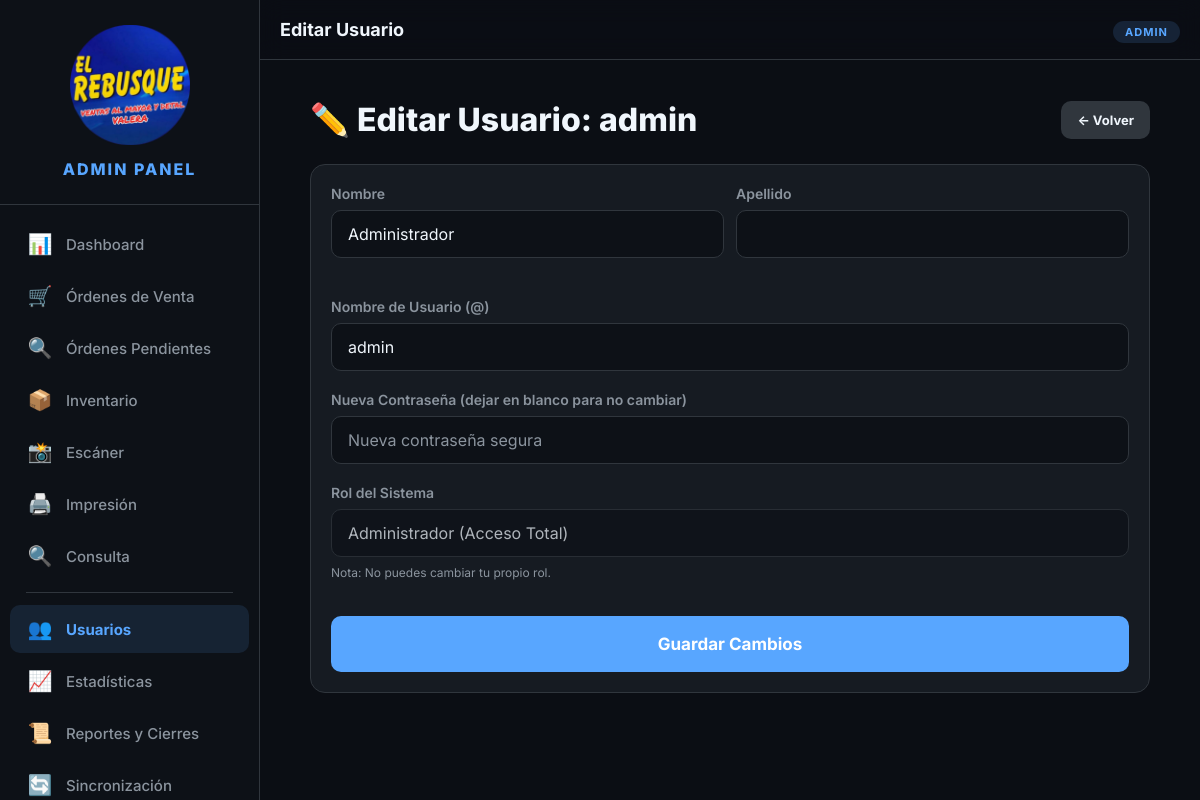
/modules/usuarios/editar.php?id=1 (signed in), run on the app's committed database.
### tables this page shows
CREATE TABLE IF NOT EXISTS usuarios (
    id INT AUTO_INCREMENT PRIMARY KEY,
    username VARCHAR(50) UNIQUE NOT NULL,
    password VARCHAR(255) NOT NULL,
    nombre_completo VARCHAR(100) NOT NULL,
    rol ENUM('admin', 'empleado') NOT NULL DEFAULT 'empleado',
    activo TINYINT(1) DEFAULT 1,
    consultas_realizadas INT DEFAULT 0,
    created_at TIMESTAMP DEFAULT CURRENT_TIMESTAMP
);

### modules/usuarios/editar.php (the view, shortened to what this page needs)
<?php
$id = $_GET['id'] ?? null;
$db = getDB();
$stmt = $db->prepare("SELECT * FROM usuarios WHERE id = ?");
$stmt->execute([$id]);
$u = $stmt->fetch();
require_once __DIR__ . '/../../includes/header.php';
require_once __DIR__ . '/../../includes/navbar.php';
?>
<div class="page-header">
    <h2 class="page-title">✏️ Editar Usuario: <?= htmlspecialchars($u['username']) ?></h2>
    <a href="index.php" class="btn btn-secondary btn-sm">← Volver</a>
</div>
<div class="card">
    <form method="POST" action="">
        <?php
            $partes_nombre = explode(' ', $u['nombre_completo'], 2);
            $n_nombre = $partes_nombre[0] ?? '';
            $n_apellido = $partes_nombre[1] ?? '';
        ?>
        <div class="stats-grid" style="grid-template-columns: 1fr 1fr;">
            <div class="form-group">
                <label class="form-label">Nombre</label>
                <input type="text" name="nombre" class="form-input" required value="<?= htmlspecialchars($n_nombre) ?>">
            </div>
            <div class="form-group">
                <label class="form-label">Apellido</label>
                <input type="text" name="apellido" class="form-input" required value="<?= htmlspecialchars($n_apellido) ?>">
            </div>
        </div>
        <div class="form-group">
            <label class="form-label">Nombre de Usuario (@)</label>
            <input type="text" name="username" class="form-input" required value="<?= htmlspecialchars($u['username']) ?>">
        </div>
        <div class="form-group">
            <label class="form-label">Nueva Contraseña (dejar en blanco para no cambiar)</label>
            <input type="password" name="password" class="form-input" placeholder="Nueva contraseña segura">
        </div>
        <div class="form-group">
            <label class="form-label">Rol del Sistema</label>
            <select name="rol" class="form-input" style="appearance: none; -webkit-appearance: none; cursor:pointer;" <?= ($_SESSION['user_id'] == $id) ? 'disabled' : '' ?>>
                <option value="admin" <?= $u['rol'] === 'admin' ? 'selected' : '' ?>>Administrador (Acceso Total)</option>
            </select>
            <?php if ($_SESSION['user_id'] == $id): ?>
                <p class="text-dim mt-1" style="font-size:0.75rem;">Nota: No puedes cambiar tu propio rol.</p>
            <?php endif; ?>
        </div>
        <button type="submit" class="btn btn-primary btn-lg mt-2">
            Guardar Cambios
        </button>
    </form>
</div>
<?php require_once __DIR__ . '/../../includes/footer.php'; ?>

### assets/css/styles.css (style rules this page uses)
:root { --color-bg: #0B0E14; --color-card: #161B22; --color-surface: #0D1117; --color-accent: #58A6FF; --color-accent-hover: #1F6FEB; --color-text-main: #F0F6FC; --color-text-dim: #8B949E; --color-success: #238636; --color-gold: #D1A054; --color-danger: #F85149; --color-border: #30363D; --color-input-bg: #0D1117; --font-family: 'Inter', -apple-system, BlinkMacSystemFont, sans-serif; --radius-card: 15px; --radius-btn: 10px; --radius-input: 10px; --sidebar-width: 260px; --topbar-height: 60px; --bottom-nav-height: 65px; --transition: all 0.3s cubic-bezier(0.4, 0, 0.2, 1); }
*, *::before, *::after { box-sizing: border-box; margin: 0; padding: 0; }
html { font-size: 16px; -webkit-text-size-adjust: 100%; -webkit-tap-highlight-color: transparent; }
body { font-family: var(--font-family); background: var(--color-bg); color: var(--color-text-main); min-height: 100vh; overflow-x: hidden; -webkit-font-smoothing: antialiased; }
a { color: var(--color-accent); text-decoration: none; }
.form-group { margin-bottom: 20px; }
.form-label { display: block; font-size: 0.875rem; font-weight: 600; color: var(--color-text-dim); margin-bottom: 8px; }
.form-input { width: 100%; height: 48px; padding: 0 16px; background: var(--color-input-bg); border: 1px solid var(--color-border); border-radius: var(--radius-input); color: var(--color-text-main); font-family: var(--font-family); font-size: 1rem; transition: var(--transition); outline: none; }
.form-input::placeholder { color: var(--color-text-dim); }
.btn { display: inline-flex; align-items: center; justify-content: center; gap: 8px; height: 48px; padding: 0 24px; border: none; border-radius: var(--radius-btn); font-family: var(--font-family); font-size: 0.9375rem; font-weight: 700; cursor: pointer; transition: var(--transition); text-decoration: none; white-space: nowrap; }
.btn-primary { background: var(--color-accent); color: #fff; width: 100%; }
.btn-secondary { background: var(--color-border); color: var(--color-text-main); }
.btn-sm { height: 38px; padding: 0 16px; font-size: 0.8125rem; width: auto !important; }
.btn-lg { height: 56px; font-size: 1.0625rem; }
.card { background: var(--color-card); border: 1px solid var(--color-border); border-radius: var(--radius-card); padding: 20px; margin-bottom: 15px; transition: var(--transition); min-width: 0; max-width: 100%; }
.stats-grid { display: grid; grid-template-columns: 1fr 1fr; gap: 12px; margin-bottom: 20px; }
.page-header { display: flex; align-items: center; justify-content: space-between; flex-wrap: wrap; gap: 15px; margin-bottom: 25px; min-width: 0; }
.page-title { font-size: 1.5rem; font-weight: 800; }
.text-dim { color: var(--color-text-dim); }
.mt-1 { margin-top: 8px; }
.mt-2 { margin-top: 16px; }
@media (min-width: 768px) { .stats-grid { grid-template-columns: repeat(4, 1fr); } }
@media (min-width: 768px) { .page-title { font-size: 2rem; } }

### data on the page
usuarios: username "admin", nombre "Administrador", rol "Administrador (Acceso Total)"

### other printed values
$pageTitle "Editar Usuario"
$_SESSION['user_rol'] "ADMIN"
